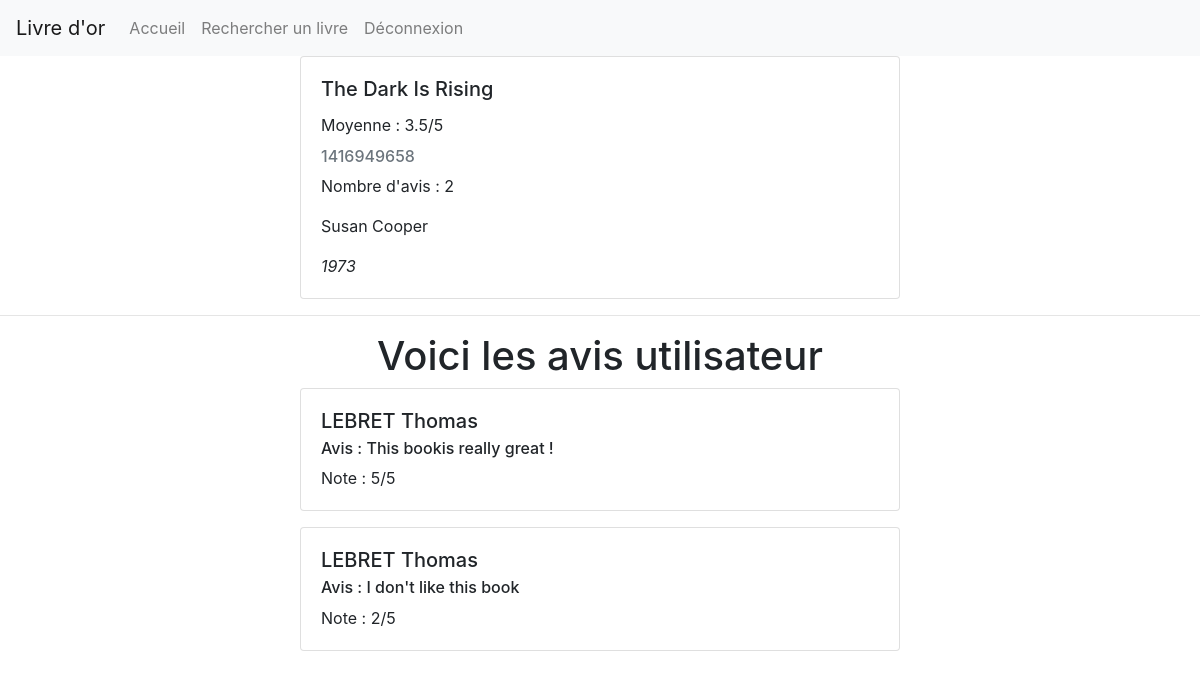
Screenshot of /user/result/2 (signed in) with the database file from the repository.
### tables this page shows
CREATE TABLE "books" (
	"id"	INTEGER PRIMARY KEY AUTOINCREMENT,
	"isbn"	INTEGER,
	"title"	TEXT,
	"author"	TEXT,
	"year"	INTEGER
);

CREATE TABLE "user" (
	"id"	INTEGER PRIMARY KEY AUTOINCREMENT,
	"email"	TEXT,
	"nom"	TEXT,
	"prenom"	TEXT,
	"password"	TEXT
);

CREATE TABLE "avis" (
	"id"	INTEGER PRIMARY KEY AUTOINCREMENT,
	"idUser"	INTEGER,
	"idBook"	INTEGER,
	"avis"	TEXT,
	"note"	INTEGER
);

### app.py (the view)
@app.route("/user/result/<id>")
def books(id):
	book = searchBookById(id)
	avis = getAvisByIdBook(id)
	monavis = getAvisByUserFromBook(id)
	nbAvis = len(avis)
	n = len(avis)
	moyenne = 0
	if n > 0:
		moyenne = avgBookById(id)
	return render_template('/book.html', nbAvis=nbAvis, id=id, book=book, avis=avis, n=n, monavis=monavis, moyenne=moyenne, title="Avis")

### books.py (called while the page is built)
def searchBookById(id):
	request = "SELECT * FROM books"
	param = []
	if id != "":
		request = "SELECT * FROM books WHERE id = ?"
		param.append(id)
	connexion = connect()
	cursor = connexion.cursor()
	cursor.execute(request, (param))
	connexion.commit()
	book = cursor.fetchone()
	close(cursor)
	return book

def getAvisByIdBook(idbook):
	request = "SELECT u.nom, u.prenom, a.avis, a.note, u.id FROM user u, avis a, books b  WHERE b.id = a.id  AND a.iduser = u.id AND a.idBook = ?"
	connexion = connect()
	cursor = connexion.cursor()
	cursor.execute(request, (idbook,))
	connexion.commit()
	book = cursor.fetchall()
	close(cursor)
	return book

def getAvisByUserFromBook(book):
	row = getAvisByIdBook(book)
	for i in range(len(row)):
		if session['id'] == row[i][4]:
			return True
	return False

def avgBookById(id):
	request = "SELECT AVG(a.note) FROM user u, avis a, books b  WHERE b.id = a.id  AND a.iduser = u.id AND a.idBook = ?"
	connexion = connect()
	cursor = connexion.cursor()
	cursor.execute(request, (id,))
	connexion.commit()
	book = cursor.fetchone()[0]
	close(cursor)
	return book

### database.py (called while the page is built)
def connect():
	connexion = sql.connect("projectone.db")
	return connexion

def close(connexion):
	return connexion.close()

### templates/book.html (shortened to what this page needs)
{% include "public/head.html" %}
<div class="card mb-3" style="max-width: 600px; margin: 0 auto;">
	<div class="card-body">
		<h5 class="card-title">{{ book[2] }}</h5>
		{% if n != 0 %}
		<p>Moyenne : {{ moyenne }}/5</p>
		{% endif %}
		<h6 class="card-subtitle mb-2 text-muted">{{ book[1] }}</h6>
		<p>Nombre d'avis : {{ nbAvis }}</p>
		<p class="card-text">{{ book[3] }}</p>
		<i class="card-text">{{ book[4] }}</i><br>
	</div>
</div>
<hr>
{% if n != 0 %}
<h1 style="text-align:center;"> Voici les avis utilisateur </h1>
{% endif %}
{% for i in range(n) %}
<div class="card mb-3" style="max-width: 600px; margin: 0 auto;">
	<div class="card-body">
		<h5 class="card-title">{{ avis[i][0] }} {{ avis[i][1] }}</h5>
		<h6 class="card-subtitle mb-2">Avis : {{ avis[i][2] }}</h6>
		<p class="card-text">Note : {{ avis[i][3] }}/5</p>
	</div>
</div>
{% endfor %}
</body>
</html>

### templates/public/head.html (shortened to what this page needs)
<!DOCTYPE html>
<html lang="fr" dir="ltr">
<head>
	<link rel="stylesheet" href="https://stackpath.bootstrapcdn.com/bootstrap/4.4.1/css/bootstrap.min.css">
</head>
	<body>
		<nav class="navbar navbar-expand-lg navbar-light bg-light">
			<a class="navbar-brand" href="#">Livre d'or</a>
			<div class="collapse navbar-collapse" id="navbarNav">
				<ul class="navbar-nav">
					<li class="nav-item">
						<a class="nav-link" href="/public/">Accueil</a>
					</li>
					{% if not(session['id']) %}
					<li class="nav-item">
						<a class="nav-link" href="/login/">Connexion</a>
					</li>
					<li class="nav-item">
						<a class="nav-link" href="/singin/">Inscription</a>
					</li>
					{% else %}
					<li>
						<a class="nav-link" href="/user/search/">Rechercher un livre</a>
					</li>
					<li>
						<a class="nav-link" href="/user/logout/">Déconnexion</a>
					</li>
					{% endif %}
				</ul>
			</div>
		</nav>

### rows the page displays
books: title "The Dark Is Rising", isbn "1416949658", author "Susan Cooper", year "1973"
user: nom "LEBRET", prenom "Thomas"
avis: avis "This bookis really great !", note "5"
user: nom "LEBRET", prenom "Thomas"
avis: avis "I don't like this book", note "2"

### other values shown
{{ moyenne }} "3.5"
{{ nbAvis }} "2"
